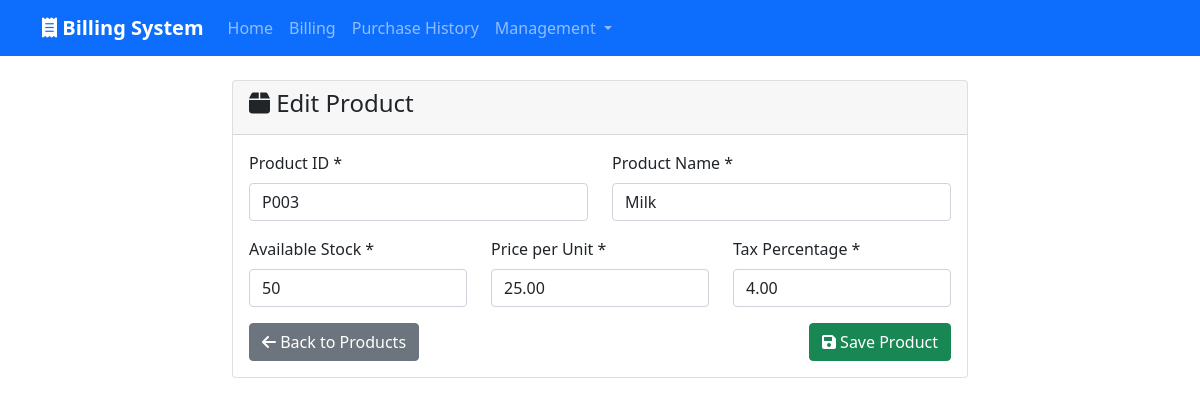
The app's page /products/3/edit/ with its own data.
### billing/models.py (models this page shows, shortened)
class Product(models.Model):
    product_id = models.CharField(max_length=50, unique=True)
    name = models.CharField(max_length=200)
    available_stock = models.PositiveIntegerField()
    price_per_unit = models.DecimalField(max_digits=10, decimal_places=2, validators=[MinValueValidator(Decimal('0.01'))])
    tax_percentage = models.DecimalField(max_digits=5, decimal_places=2, validators=[MinValueValidator(Decimal('0.00'))])
    created_at = models.DateTimeField(auto_now_add=True)
    updated_at = models.DateTimeField(auto_now=True)
    class Meta:
        ordering = ['name']

### billing/views.py (the view)
# urls.py: path('products/<int:pk>/edit/', views.product_edit, name='product_edit'),
def product_edit(request, pk):
    product = get_object_or_404(Product, pk=pk)
    if request.method == 'POST':
        form = ProductForm(request.POST, instance=product)
        if form.is_valid():
            form.save()
            messages.success(request, 'Product updated successfully!')
            return redirect('product_list')
    else:
        form = ProductForm(instance=product)
    return render(request, 'billing/product_form.html', {'form': form, 'title': 'Edit Product'})

### billing/forms.py
class ProductForm(forms.ModelForm):
    class Meta:
        model = Product
        fields = ['product_id', 'name', 'available_stock', 'price_per_unit', 'tax_percentage']
        widgets = {
            'product_id': forms.TextInput(attrs={'class': 'form-control'}),
            'name': forms.TextInput(attrs={'class': 'form-control'}),
            'available_stock': forms.NumberInput(attrs={'class': 'form-control', 'min': '0'}),
            'price_per_unit': forms.NumberInput(attrs={'class': 'form-control', 'step': '0.01', 'min': '0.01'}),
            'tax_percentage': forms.NumberInput(attrs={'class': 'form-control', 'step': '0.01', 'min': '0'}),
        }

### billing/templates/billing/product_form.html (shortened to what this page needs)
{% extends 'base.html' %}
{% block content %}
<div class="row">
    <div class="col-md-8 mx-auto">
        <div class="card">
            <div class="card-header">
                <h4><i class="fas fa-box"></i> {{ title }}</h4>
            </div>
            <div class="card-body">
                <form method="POST">
                    <div class="row">
                        <div class="col-md-6">
                            <div class="mb-3">
                                <label for="{{ form.product_id.id_for_label }}" class="form-label">Product ID *</label>
                                {{ form.product_id }}
                            </div>
                        </div>
                        <div class="col-md-6">
                            <div class="mb-3">
                                <label for="{{ form.name.id_for_label }}" class="form-label">Product Name *</label>
                                {{ form.name }}
                            </div>
                        </div>
                    </div>
                    <div class="row">
                        <div class="col-md-4">
                            <div class="mb-3">
                                <label for="{{ form.available_stock.id_for_label }}" class="form-label">Available Stock *</label>
                                {{ form.available_stock }}
                            </div>
                        </div>
                        <div class="col-md-4">
                            <div class="mb-3">
                                <label for="{{ form.price_per_unit.id_for_label }}" class="form-label">Price per Unit *</label>
                                {{ form.price_per_unit }}
                            </div>
                        </div>
                        <div class="col-md-4">
                            <div class="mb-3">
                                <label for="{{ form.tax_percentage.id_for_label }}" class="form-label">Tax Percentage *</label>
                                {{ form.tax_percentage }}
                            </div>
                        </div>
                    </div>
                    <div class="d-flex justify-content-between">
                        <a href="{% url 'product_list' %}" class="btn btn-secondary">
                            <i class="fas fa-arrow-left"></i> Back to Products
                        </a>
                        <button type="submit" class="btn btn-success">
                            <i class="fas fa-save"></i> Save Product
                        </button>
                    </div>
                </form>
            </div>
        </div>
    </div>
</div>
{% endblock %}

### records on screen
Product: product_id "P003", name "Milk", available_stock "50", price_per_unit "25.00", tax_percentage "4.00"

### other values on screen
{{ title }} "Edit Product"
